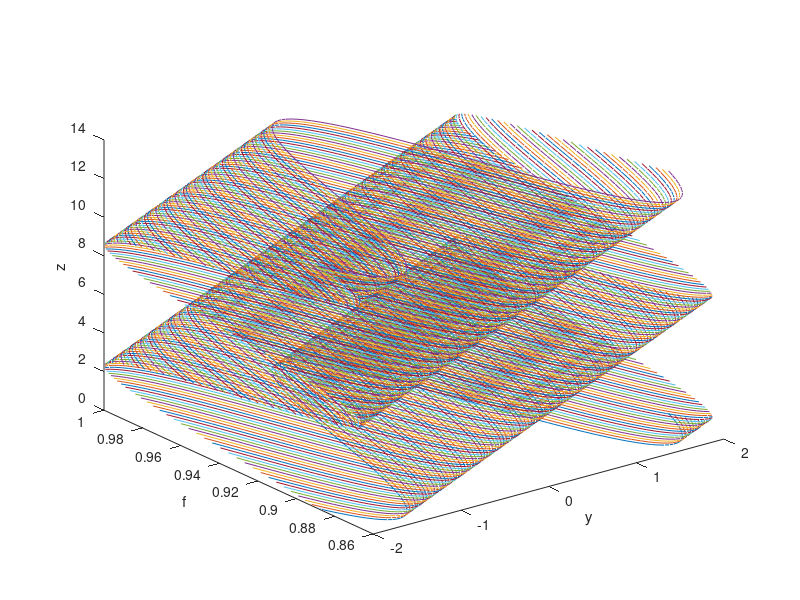
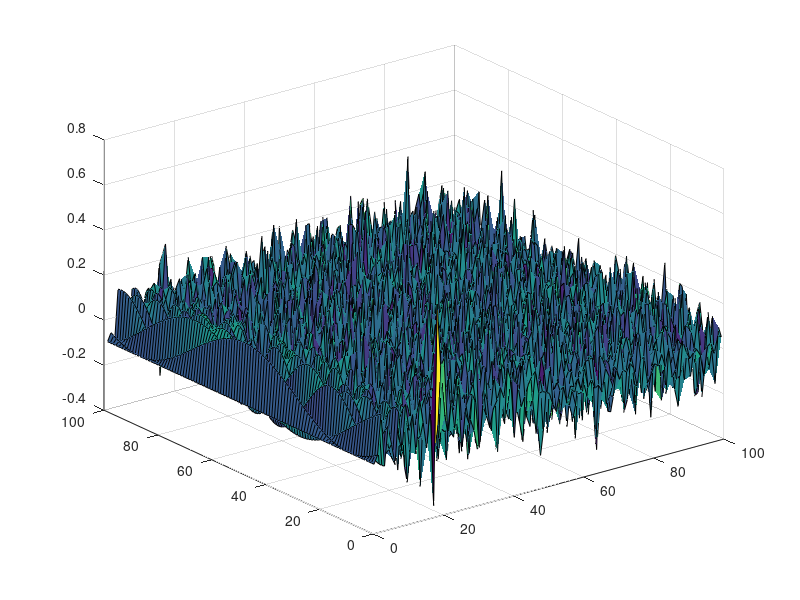
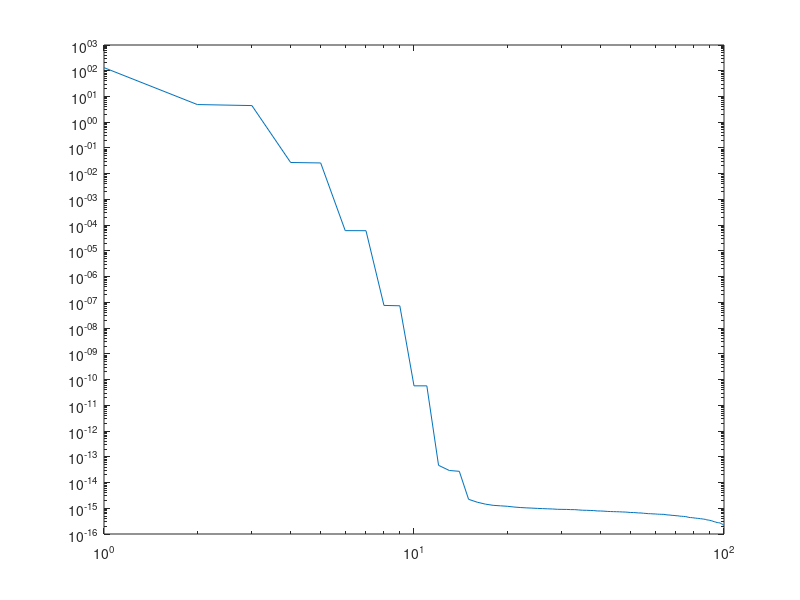
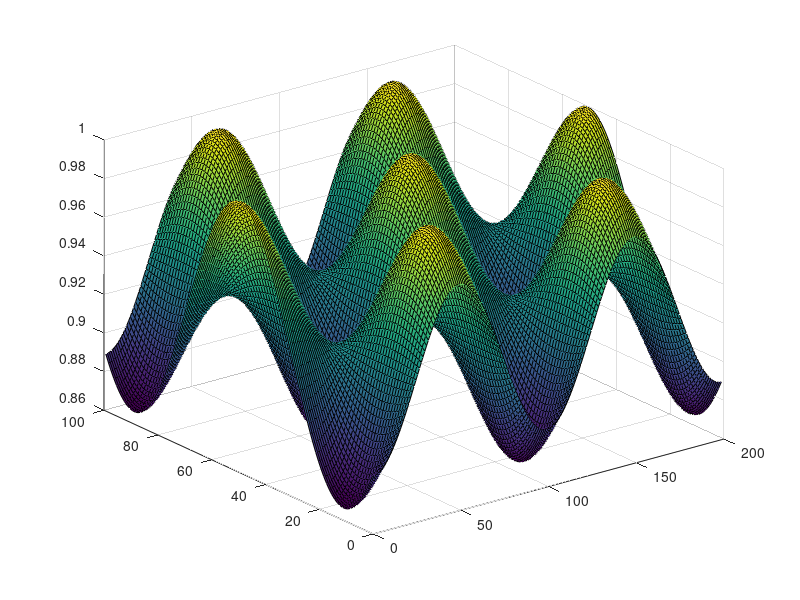

Here is the MATLAB script that generated these plots, in order:
clear all; close all;

% f = @(y,t) sin(y-t); %requires two basis modes for exact representation
% f = @(y,t) sin(y.^2-t); %2 modes
% f = @(y,t) sin((y-t).^2); %requires approx 50 modes
f = @(y,t) cos(pi/6*sin(y-t/2)); %thisisit

dx = 100;
dt = 200;
y = linspace(-2,2,dx);
ts = linspace(0,4*pi,dt);

X = zeros(dx,dt);
figure
for j = 1:numel(ts)
    t = ts(j);
    f_val = f(y,t);
    X(:,j) = f_val';
    plot3(y,f(y,t),t*ones(dx,1))
%     plot(y,f(y,t))
    hold on
end

xlabel('y')
ylabel('f')
zlabel('z')

[U,S,V] = svd(X);
figure; surf(U)
figure; loglog(diag(S))
Ms = [2 4 10 20 40];
for k = 1:length(Ms)
    M = Ms(k)
    phi = U(:,1:M);
    a = phi'*X;
    figure; surf(phi*a)
    norm(X-phi*a)
end